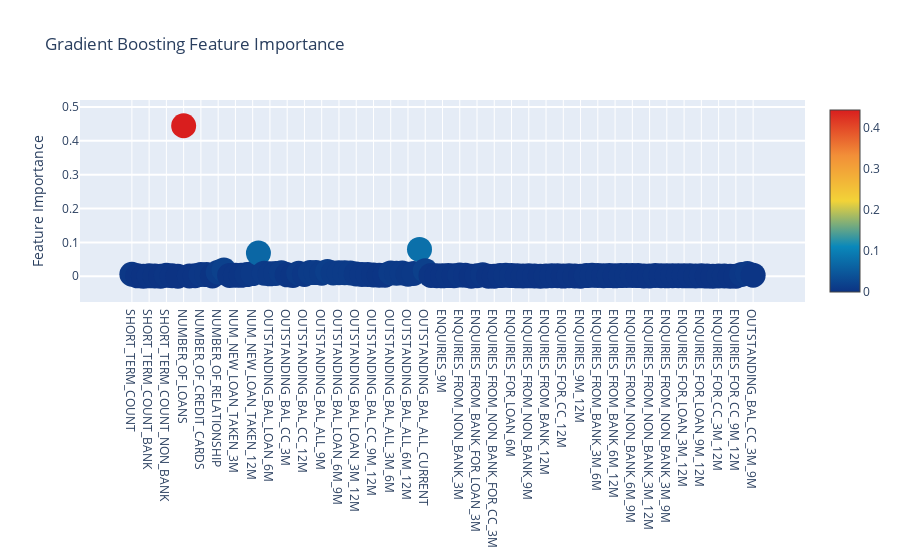

Notebook code for this chart:
### Code cell
# Scatter plot
trace = go.Scatter(
    y = feature_dataframe['Gradient Boost feature importances'].values,
    x = feature_dataframe['features'].values,
    mode='markers',
    marker=dict(
        sizemode = 'diameter',
        sizeref = 1,
        size = 25,
#       size= feature_dataframe['AdaBoost feature importances'].values,
        #color = np.random.randn(500), #set color equal to a variable
        color = feature_dataframe['Gradient Boost feature importances'].values,
        colorscale='Portland',
        showscale=True
    ),
    text = feature_dataframe['features'].values
)
data = [trace]

layout= go.Layout(
    autosize= True,
    title= 'Gradient Boosting Feature Importance',
    hovermode= 'closest',
#     xaxis= dict(
#         title= 'Pop',
#         ticklen= 5,
#         zeroline= False,
#         gridwidth= 2,
#     ),
    yaxis=dict(
        title= 'Feature Importance',
        ticklen= 5,
        gridwidth= 2
    ),
    showlegend= False
)
fig = go.Figure(data=data, layout=layout)
py.iplot(fig,filename='scatter2010')
fig.show(renderer="colab")

### Figure 1 — Plotly figure (JSON) as saved in the notebook; plotly's stock layout.template omitted (floating-point values rounded to 4 significant figures)
{"data": [{"marker": {"color": [0.0059, 0.001257, 8.793e-05, 0.001402, 0.0007251, 8.031e-05, 0.002806, 0.001554, 0, 0.4445, 0.00117, 0.001519, 0.00542, 0.004979, 0.0009339, 0.01196, 0.01829, 0.002434, 0.002934, 0.002704, 0.005023, 0.00791, 0.06855, 0.009156, 0.00723, 0.008366, 0.01072, 0.004161, 0.002558, 0.008893, 0.005459, 0.01091, 0.01092, 0.009042, 0.01387, 0.009996, 0.01032, 0.01075, 0.00991, 0.006996, 0.005427, 0.005187, 0.004067, 0.002989, 0.003049, 0.009846, 0.009025, 0.009629, 0.006067, 0.008157, 0.07917, 0.01644, 0.002543, 0.001522, 0.001363, 0.002052, 0.001849, 0.003415, 0.003248, 0.000248, 0.001776, 0.004337, 0.0002028, 0.0003297, 0.001925, 0.002866, 0.002068, 0.00142, 0.000806, 0.001432, 0.001146, 0.0003219, 0.000779, 0.001735, 0.001812, 0.0005217, 0.001497, 0.0008825, 0.0004093, 0.002129, 0.00286, 0.002258, 0.001656, 0.002143, 0.001346, 0.002006, 0.002614, 0.002325, 0.001952, 0.001018, 0.001155, 0.00246, 0.001559, 0.001283, 0.001766, 0.001553, 0.001305, 0.001408, 0.0008259, 0.001217, 0.0005518, 0.0004418, 0.0007585, 0.0007997, 0.0003515, 0.0002969, 0.005456, 0.008334, 0.003255], "colorscale": [[0, "rgb(12,51,131)"], [0.25, "rgb(10,136,186)"], [0.5, "rgb(242,211,56)"], [0.75, "rgb(242,143,56)"], [1, "rgb(217,30,30)"]], "showscale": true, "size": 25, "sizemode": "diameter", "sizeref": 1}, "mode": "markers", "text": ["SHORT_TERM_COUNT", "MID_TERM_COUNT", "LONG_TERM_COUNT", "SHORT_TERM_COUNT_BANK", "MID_TERM_COUNT_BANK", "LONG_TERM_COUNT_BANK", "SHORT_TERM_COUNT_NON_BANK", "MID_TERM_COUNT_NON_BANK", "LONG_TERM_COUNT_NON_BANK", "NUMBER_OF_LOANS", "NUMBER_OF_LOANS_BANK", "NUMBER_OF_LOANS_NON_BANK", "NUMBER_OF_CREDIT_CARDS", "NUMBER_OF_CREDIT_CARDS_BANK", "NUMBER_OF_CREDIT_CARDS_NON_BANK", "NUMBER_OF_RELATIONSHIP", "NUMBER_OF_RELATIONSHIP_BANK", "NUMBER_OF_RELATIONSHIP_NON_BANK", "NUM_NEW_LOAN_TAKEN_3M", "NUM_NEW_LOAN_TAKEN_6M", "NUM_NEW_LOAN_TAKEN_9M", "NUM_NEW_LOAN_TAKEN_12M", "OUTSTANDING_BAL_LOAN_CURRENT", "OUTSTANDING_BAL_LOAN_3M", "OUTSTANDING_BAL_LOAN_6M", "OUTSTANDING_BAL_LOAN_9M", "OUTSTANDING_BAL_LOAN_12M", "OUTSTANDING_BAL_CC_3M", "OUTSTANDING_BAL_CC_6M", "OUTSTANDING_BAL_CC_9M", "OUTSTANDING_BAL_CC_12M", "OUTSTANDING_BAL_ALL_3M", "OUTSTANDING_BAL_ALL_6M", "OUTSTANDING_BAL_ALL_9M", "OUTSTANDING_BAL_ALL_12M", "OUTSTANDING_BAL_LOAN_3M_6M", "OUTSTANDING_BAL_LOAN_6M_9M", "OUTSTANDING_BAL_LOAN_9M_12M", "OUTSTANDING_BAL_LOAN_6M_12M", "OUTSTANDING_BAL_LOAN_3M_12M", "OUTSTANDING_BAL_CC_3M_6M", "OUTSTANDING_BAL_CC_6M_9M", "OUTSTANDING_BAL_CC_9M_12M", "OUTSTANDING_BAL_CC_6M_12M", "OUTSTANDING_BAL_CC_3M_12M", "OUTSTANDING_BAL_ALL_3M_6M", "OUTSTANDING_BAL_ALL_6M_9M", "OUTSTANDING_BAL_ALL_9M_12M", "OUTSTANDING_BAL_ALL_6M_12M", "OUTSTANDING_BAL_ALL_3M_12M", "OUTSTANDING_BAL_CC_CURRENT", "OUTSTANDING_BAL_ALL_CURRENT", "ENQUIRIES_3M", "ENQUIRIES_6M", "ENQUIRIES_9M", "ENQUIRIES_12M", "ENQUIRIES_FROM_BANK_3M", "ENQUIRIES_FROM_NON_BANK_3M", "ENQUIRIES_FOR_LOAN_3M", "ENQUIRIES_FOR_CC_3M", "ENQUIRIES_FROM_BANK_FOR_LOAN_3M", "ENQUIRIES_FROM_NON_BANK_FOR_LOAN_3M", "ENQUIRIES_FROM_BANK_FOR_CC_3M", "ENQUIRIES_FROM_NON_BANK_FOR_CC_3M", "ENQUIRIES_FROM_BANK_6M", "ENQUIRIES_FROM_NON_BANK_6M", "ENQUIRIES_FOR_LOAN_6M", "ENQUIRIES_FOR_CC_6M", "ENQUIRIES_FROM_BANK_9M", "ENQUIRIES_FROM_NON_BANK_9M", "ENQUIRIES_FOR_LOAN_9M", "ENQUIRIES_FOR_CC_9M", "ENQUIRIES_FROM_BANK_12M", "ENQUIRIES_FROM_NON_BANK_12M", "ENQUIRIES_FOR_LOAN_12M", "ENQUIRIES_FOR_CC_12M", "ENQUIRIES_3M_6M", "ENQUIRIES_6M_9M", "ENQUIRIES_9M_12M", "ENQUIRIES_6M_12M", "ENQUIRIES_3M_12M", "ENQUIRIES_FROM_BANK_3M_6M", "ENQUIRIES_FROM_BANK_6M_9M", "ENQUIRIES_FROM_BANK_9M_12M", "ENQUIRIES_FROM_BANK_6M_12M", "ENQUIRIES_FROM_BANK_3M_12M", "ENQUIRIES_FROM_NON_BANK_3M_6M", "ENQUIRIES_FROM_NON_BANK_6M_9M", "ENQUIRIES_FROM_NON_BANK_9M_12M", "ENQUIRIES_FROM_NON_BANK_6M_12M", "ENQUIRIES_FROM_NON_BANK_3M_12M", "ENQUIRIES_3M_9M", "ENQUIRIES_FROM_BANK_3M_9M", "ENQUIRIES_FROM_NON_BANK_3M_9M", "ENQUIRIES_FOR_LOAN_3M_6M", "ENQUIRIES_FOR_LOAN_3M_9M", "ENQUIRIES_FOR_LOAN_3M_12M", "ENQUIRIES_FOR_LOAN_6M_9M", "ENQUIRIES_FOR_LOAN_6M_12M", "ENQUIRIES_FOR_LOAN_9M_12M", "ENQUIRIES_FOR_CC_3M_6M", "ENQUIRIES_FOR_CC_3M_9M", "ENQUIRIES_FOR_CC_3M_12M", "ENQUIRIES_FOR_CC_6M_9M", "ENQUIRIES_FOR_CC_6M_12M", "ENQUIRIES_FOR_CC_9M_12M", "OUTSTANDING_BAL_ALL_3M_9M", "OUTSTANDING_BAL_LOAN_3M_9M", "OUTSTANDING_BAL_CC_3M_9M"], "x": ["SHORT_TERM_COUNT", "MID_TERM_COUNT", "LONG_TERM_COUNT", "SHORT_TERM_COUNT_BANK", "MID_TERM_COUNT_BANK", "LONG_TERM_COUNT_BANK", "SHORT_TERM_COUNT_NON_BANK", "MID_TERM_COUNT_NON_BANK", "LONG_TERM_COUNT_NON_BANK", "NUMBER_OF_LOANS", "NUMBER_OF_LOANS_BANK", "NUMBER_OF_LOANS_NON_BANK", "NUMBER_OF_CREDIT_CARDS", "NUMBER_OF_CREDIT_CARDS_BANK", "NUMBER_OF_CREDIT_CARDS_NON_BANK", "NUMBER_OF_RELATIONSHIP", "NUMBER_OF_RELATIONSHIP_BANK", "NUMBER_OF_RELATIONSHIP_NON_BANK", "NUM_NEW_LOAN_TAKEN_3M", "NUM_NEW_LOAN_TAKEN_6M", "NUM_NEW_LOAN_TAKEN_9M", "NUM_NEW_LOAN_TAKEN_12M", "OUTSTANDING_BAL_LOAN_CURRENT", "OUTSTANDING_BAL_LOAN_3M", "OUTSTANDING_BAL_LOAN_6M", "OUTSTANDING_BAL_LOAN_9M", "OUTSTANDING_BAL_LOAN_12M", "OUTSTANDING_BAL_CC_3M", "OUTSTANDING_BAL_CC_6M", "OUTSTANDING_BAL_CC_9M", "OUTSTANDING_BAL_CC_12M", "OUTSTANDING_BAL_ALL_3M", "OUTSTANDING_BAL_ALL_6M", "OUTSTANDING_BAL_ALL_9M", "OUTSTANDING_BAL_ALL_12M", "OUTSTANDING_BAL_LOAN_3M_6M", "OUTSTANDING_BAL_LOAN_6M_9M", "OUTSTANDING_BAL_LOAN_9M_12M", "OUTSTANDING_BAL_LOAN_6M_12M", "OUTSTANDING_BAL_LOAN_3M_12M", "OUTSTANDING_BAL_CC_3M_6M", "OUTSTANDING_BAL_CC_6M_9M", "OUTSTANDING_BAL_CC_9M_12M", "OUTSTANDING_BAL_CC_6M_12M", "OUTSTANDING_BAL_CC_3M_12M", "OUTSTANDING_BAL_ALL_3M_6M", "OUTSTANDING_BAL_ALL_6M_9M", "OUTSTANDING_BAL_ALL_9M_12M", "OUTSTANDING_BAL_ALL_6M_12M", "OUTSTANDING_BAL_ALL_3M_12M", "OUTSTANDING_BAL_CC_CURRENT", "OUTSTANDING_BAL_ALL_CURRENT", "ENQUIRIES_3M", "ENQUIRIES_6M", "ENQUIRIES_9M", "ENQUIRIES_12M", "ENQUIRIES_FROM_BANK_3M", "ENQUIRIES_FROM_NON_BANK_3M", "ENQUIRIES_FOR_LOAN_3M", "ENQUIRIES_FOR_CC_3M", "ENQUIRIES_FROM_BANK_FOR_LOAN_3M", "ENQUIRIES_FROM_NON_BANK_FOR_LOAN_3M", "ENQUIRIES_FROM_BANK_FOR_CC_3M", "ENQUIRIES_FROM_NON_BANK_FOR_CC_3M", "ENQUIRIES_FROM_BANK_6M", "ENQUIRIES_FROM_NON_BANK_6M", "ENQUIRIES_FOR_LOAN_6M", "ENQUIRIES_FOR_CC_6M", "ENQUIRIES_FROM_BANK_9M", "ENQUIRIES_FROM_NON_BANK_9M", "ENQUIRIES_FOR_LOAN_9M", "ENQUIRIES_FOR_CC_9M", "ENQUIRIES_FROM_BANK_12M", "ENQUIRIES_FROM_NON_BANK_12M", "ENQUIRIES_FOR_LOAN_12M", "ENQUIRIES_FOR_CC_12M", "ENQUIRIES_3M_6M", "ENQUIRIES_6M_9M", "ENQUIRIES_9M_12M", "ENQUIRIES_6M_12M", "ENQUIRIES_3M_12M", "ENQUIRIES_FROM_BANK_3M_6M", "ENQUIRIES_FROM_BANK_6M_9M", "ENQUIRIES_FROM_BANK_9M_12M", "ENQUIRIES_FROM_BANK_6M_12M", "ENQUIRIES_FROM_BANK_3M_12M", "ENQUIRIES_FROM_NON_BANK_3M_6M", "ENQUIRIES_FROM_NON_BANK_6M_9M", "ENQUIRIES_FROM_NON_BANK_9M_12M", "ENQUIRIES_FROM_NON_BANK_6M_12M", "ENQUIRIES_FROM_NON_BANK_3M_12M", "ENQUIRIES_3M_9M", "ENQUIRIES_FROM_BANK_3M_9M", "ENQUIRIES_FROM_NON_BANK_3M_9M", "ENQUIRIES_FOR_LOAN_3M_6M", "ENQUIRIES_FOR_LOAN_3M_9M", "ENQUIRIES_FOR_LOAN_3M_12M", "ENQUIRIES_FOR_LOAN_6M_9M", "ENQUIRIES_FOR_LOAN_6M_12M", "ENQUIRIES_FOR_LOAN_9M_12M", "ENQUIRIES_FOR_CC_3M_6M", "ENQUIRIES_FOR_CC_3M_9M", "ENQUIRIES_FOR_CC_3M_12M", "ENQUIRIES_FOR_CC_6M_9M", "ENQUIRIES_FOR_CC_6M_12M", "ENQUIRIES_FOR_CC_9M_12M", "OUTSTANDING_BAL_ALL_3M_9M", "OUTSTANDING_BAL_LOAN_3M_9M", "OUTSTANDING_BAL_CC_3M_9M"], "y": [0.0059, 0.001257, 8.793e-05, 0.001402, 0.0007251, 8.031e-05, 0.002806, 0.001554, 0, 0.4445, 0.00117, 0.001519, 0.00542, 0.004979, 0.0009339, 0.01196, 0.01829, 0.002434, 0.002934, 0.002704, 0.005023, 0.00791, 0.06855, 0.009156, 0.00723, 0.008366, 0.01072, 0.004161, 0.002558, 0.008893, 0.005459, 0.01091, 0.01092, 0.009042, 0.01387, 0.009996, 0.01032, 0.01075, 0.00991, 0.006996, 0.005427, 0.005187, 0.004067, 0.002989, 0.003049, 0.009846, 0.009025, 0.009629, 0.006067, 0.008157, 0.07917, 0.01644, 0.002543, 0.001522, 0.001363, 0.002052, 0.001849, 0.003415, 0.003248, 0.000248, 0.001776, 0.004337, 0.0002028, 0.0003297, 0.001925, 0.002866, 0.002068, 0.00142, 0.000806, 0.001432, 0.001146, 0.0003219, 0.000779, 0.001735, 0.001812, 0.0005217, 0.001497, 0.0008825, 0.0004093, 0.002129, 0.00286, 0.002258, 0.001656, 0.002143, 0.001346, 0.002006, 0.002614, 0.002325, 0.001952, 0.001018, 0.001155, 0.00246, 0.001559, 0.001283, 0.001766, 0.001553, 0.001305, 0.001408, 0.0008259, 0.001217, 0.0005518, 0.0004418, 0.0007585, 0.0007997, 0.0003515, 0.0002969, 0.005456, 0.008334, 0.003255], "type": "scatter"}], "layout": {"autosize": true, "hovermode": "closest", "showlegend": false, "title": {"text": "Gradient Boosting Feature Importance"}, "yaxis": {"gridwidth": 2, "ticklen": 5, "title": {"text": "Feature Importance"}}}}
